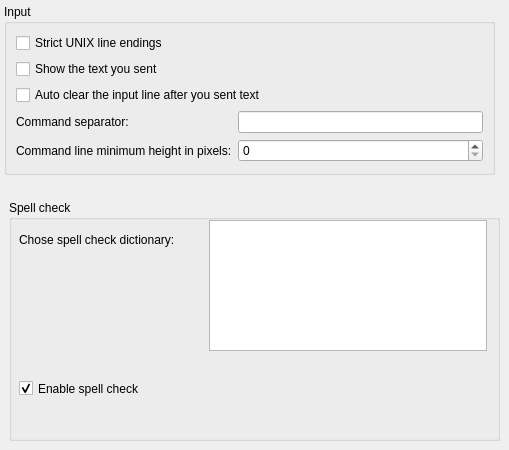
     <widget class="QWidget" name="input_line_tab">
      <property name="sizePolicy">
       <sizepolicy hsizetype="Expanding" vsizetype="Expanding">
        <horstretch>0</horstretch>
        <verstretch>0</verstretch>
       </sizepolicy>
      </property>
      <attribute name="title">
       <string>Input line</string>
      </attribute>
      <widget class="QGroupBox" name="groupBox_4">
       <property name="enabled">
        <bool>true</bool>
       </property>
       <property name="geometry">
        <rect>
         <x>4</x>
         <y>4</y>
         <width>491</width>
         <height>171</height>
        </rect>
       </property>
       <property name="title">
        <string>Input</string>
       </property>
       <layout class="QGridLayout" name="gridLayout_5">
        <item row="0" column="0" colspan="2">
         <widget class="QCheckBox" name="USE_UNIX_EOL">
          <property name="maximumSize">
           <size>
            <width>16777215</width>
            <height>16777215</height>
           </size>
          </property>
          <property name="toolTip">
           <string>use strict UNIX line endings on commands for old UNIX servers that can't handle windows line endings correctly</string>
          </property>
          <property name="text">
           <string>Strict UNIX line endings</string>
          </property>
         </widget>
        </item>
        <item row="1" column="0" colspan="2">
         <widget class="QCheckBox" name="show_sent_text_checkbox">
          <property name="enabled">
           <bool>true</bool>
          </property>
          <property name="toolTip">
           <string>Echo the text you send in the display box</string>
          </property>
          <property name="text">
           <string>Show the text you sent</string>
          </property>
         </widget>
        </item>
        <item row="2" column="0" colspan="3">
         <widget class="QCheckBox" name="auto_clear_input_line_checkbox">
          <property name="enabled">
           <bool>true</bool>
          </property>
          <property name="text">
           <string>Auto clear the input line after you sent text</string>
          </property>
         </widget>
        </item>
        <item row="3" column="0">
         <widget class="QLabel" name="label_18">
          <property name="toolTip">
           <string/>
          </property>
          <property name="text">
           <string>Command separator:</string>
          </property>
          <property name="buddy">
           <cstring>command_separator_lineedit</cstring>
          </property>
         </widget>
        </item>
        <item row="3" column="1" colspan="2">
         <widget class="QLineEdit" name="command_separator_lineedit">
          <property name="enabled">
           <bool>true</bool>
          </property>
         </widget>
        </item>
        <item row="4" column="0">
         <widget class="QLabel" name="label_38">
          <property name="toolTip">
           <string/>
          </property>
          <property name="text">
           <string>Command line minimum height in pixels:</string>
          </property>
          <property name="buddy">
           <cstring>command_separator_lineedit</cstring>
          </property>
         </widget>
        </item>
        <item row="4" column="1" colspan="2">
         <widget class="QSpinBox" name="commandLineMinimumHeight">
          <property name="maximum">
           <number>300</number>
          </property>
         </widget>
        </item>
       </layout>
      </widget>
      <widget class="QGroupBox" name="groupBox_15">
       <property name="geometry">
        <rect>
         <x>9</x>
         <y>200</y>
         <width>491</width>
         <height>241</height>
        </rect>
       </property>
       <property name="title">
        <string>Spell check</string>
       </property>
       <widget class="QLabel" name="label_57">
        <property name="geometry">
         <rect>
          <x>10</x>
          <y>30</y>
          <width>161</width>
          <height>20</height>
         </rect>
        </property>
        <property name="text">
         <string>Chose spell check dictionary:</string>
        </property>
       </widget>
       <widget class="QCheckBox" name="enableSpellCheck">
        <property name="geometry">
         <rect>
          <x>10</x>
          <y>180</y>
          <width>151</width>
          <height>17</height>
         </rect>
        </property>
        <property name="text">
         <string>Enable spell check</string>
        </property>
        <property name="checked">
         <bool>true</bool>
        </property>
       </widget>
       <widget class="QListWidget" name="dictList">
        <property name="geometry">
         <rect>
          <x>200</x>
          <y>20</y>
          <width>278</width>
          <height>131</height>
         </rect>
        </property>
       </widget>
      </widget>
     </widget>
